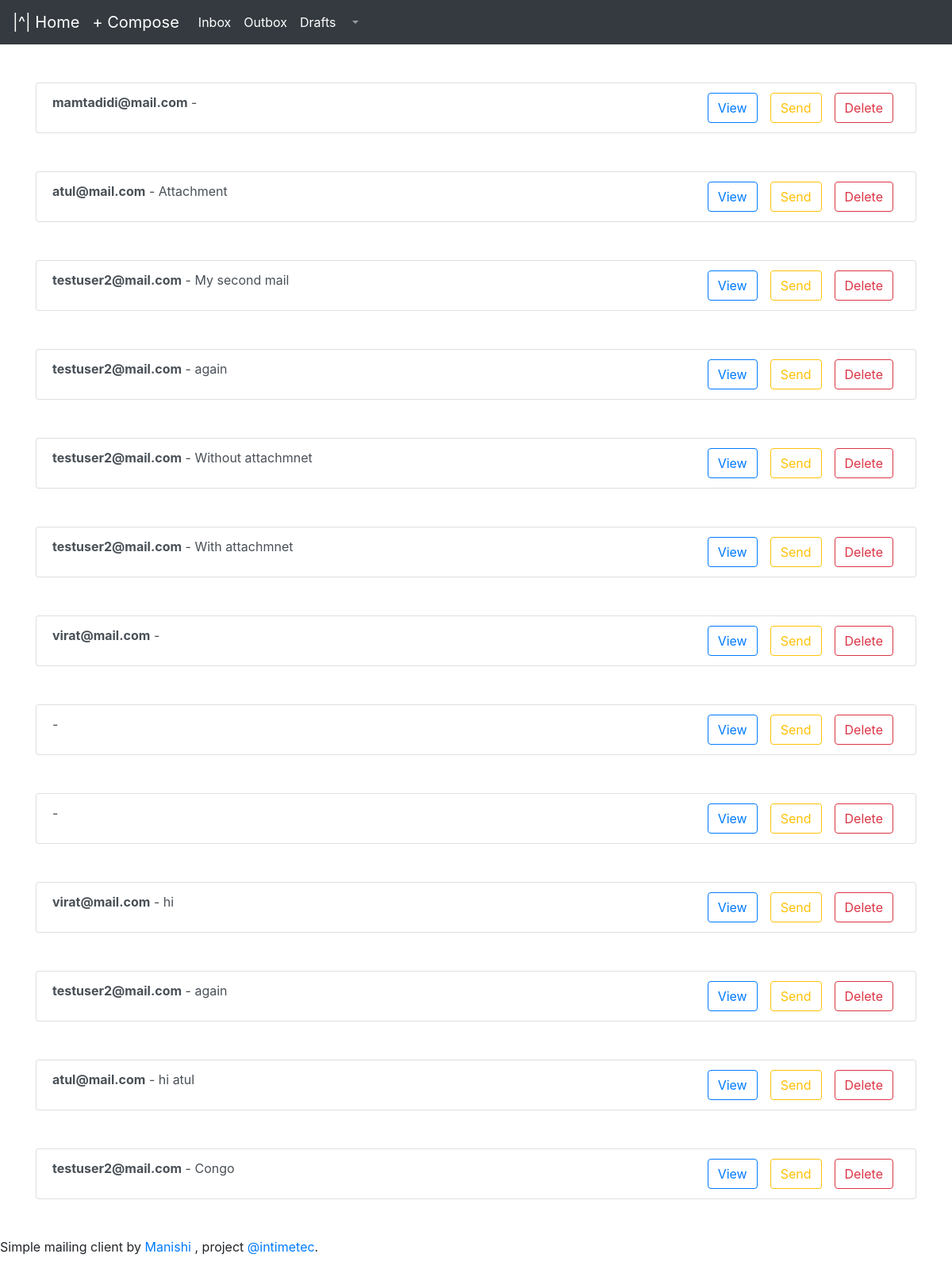
Page /app/drafts/mani@mail.com on the committed database.
### app/models.py (models this page shows, shortened)
class Mail_detail(models.Model):
    sender = models.CharField(max_length=122)
    receiver = models.CharField(max_length=122)
    body = models.CharField(max_length=1024)
    subject = models.CharField(max_length=122)
    is_draft = models.BooleanField()
    in_inbox = models.BooleanField()
    in_outbox = models.BooleanField()
    file = models.FileField(blank=True)
    date = models.DateField()

### app/views.py (the view)
# urls.py: path('drafts/<str:mail>', views.drafts,name="drafs"),
def drafts(request,mail):
    data = []
    for mail in Mail_detail.objects.filter(sender=mail):
        temp = dict()
        temp['id'] = mail.id
        temp['sender'] = mail.sender
        temp['sub'] = mail.subject
        temp['receiver'] = mail.receiver
        temp['file'] = mail.file
        temp['is_draft'] = mail.is_draft
        temp['body'] = mail.body[0:20] + ' . . . . .'
        data.append(temp)
    context = {
        'data':data
    }
    return render(request,'drafts.html',context)

### app/templates/drafts.html (shortened to what this page needs)
{% extends 'base.html' %}
{% block body %}
{% for mail in data %}
<div class="container my-5"  >
    <div class="list-group">
        <div class="list-group-item list-group-item-action" mx-4 py 10> <b>{{ mail.receiver }}</b> - {{ mail.sub }}
            <a class="btn btn-outline-danger float-right mx-2" href="/app/delete/{{mail.id}}/draft" role="button">Delete</a>
            <a class="btn btn-outline-warning float-right mx-2" href="/app/send_draft/{{mail.id}}" role="button">Send</a>
            <a class="btn btn-outline-primary float-right mx-2" href="/app/view/{{mail.id}}/draft" role="button">View</a>
        </div>
    </div>
</div>
{% endfor %}
{% endblock body %}

### app/templates/base.html (shortened to what this page needs)
<!DOCTYPE html>
<html lang="en">
<head>
     <link rel="stylesheet" href="//code.jquery.com/ui/1.12.1/themes/base/jquery-ui.css">
     <link rel="stylesheet" href="https://stackpath.bootstrapcdn.com/bootstrap/4.1.3/css/bootstrap.min.css">
</head>
<body>
    <nav class="navbar navbar-expand-lg navbar-dark bg-dark">
  <a class="navbar-brand" href="/app">|^| Home</a>
  <a class="navbar-brand" href="/app/compose/{{user.email}}">+ Compose</a>
  <div class="collapse navbar-collapse" id="navbarSupportedContent">
    <ul class="navbar-nav mr-auto">
      <li class="nav-item active">
        <a class="nav-link" href="/app/inbox/{{user.email}}">Inbox <span class="sr-only">(current)</span></a>
      </li>
      <li class="nav-item active">
        <a class="nav-link" href="/app/outbox/{{user.email}}">Outbox</a>
      </li>
       <li class="nav-item active">
        <a class="nav-link" href="/app/drafts/{{user.email}}">Drafts</a>
      </li>
      <li class="nav-item dropdown">
        <a class="nav-link dropdown-toggle" href="#" id="navbarDropdown" role="button" data-toggle="dropdown" aria-haspopup="true" aria-expanded="false">
        </a>
      </li>
    </ul>
  </div>
</nav>
</body>
    {% block body %}
 {% endblock body %}
 <footer class="mastfoot pt-auto">
        <div class="inner">
          <p>Simple mailing client by <a href="https://manibucket.herokuapp.com/"> Manishi </a>, project <a href="https://twitter.com/mdo">@intimetec</a>.</p>
        </div>
      </footer>
</html>

### rows in the picture
Mail_detail: receiver "mamtadidi@mail.com"
Mail_detail: receiver "atul@mail.com", sub "Attachment"
Mail_detail: receiver "testuser2@mail.com", sub "My second mail"
Mail_detail: receiver "testuser2@mail.com", sub "again"
Mail_detail: receiver "testuser2@mail.com", sub "Without attachmnet"
Mail_detail: receiver "testuser2@mail.com", sub "With attachmnet"
Mail_detail: receiver "virat@mail.com"
Mail_detail: receiver "virat@mail.com", sub "hi"
Mail_detail: receiver "testuser2@mail.com", sub "again"
Mail_detail: receiver "atul@mail.com", sub "hi atul"
Mail_detail: receiver "testuser2@mail.com", sub "Congo"
